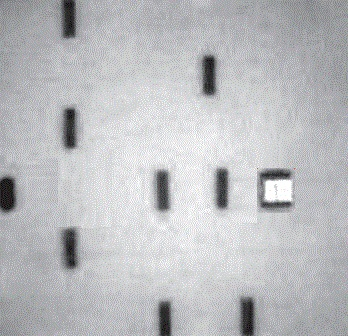
#> input picture reconhecimento_robo/imagem.jpg, 348 x 336 px
$ jupyter execute codigo.ipynb
#> lines starting #> are read from the running program, lines starting #| are printed output that depends on the picture
[cell 1]
import cv2

[cell 2]
import numpy as np

[cell 3]
from matplotlib import pyplot as plt

[cell 4]
img = cv2.imread('.//imagem.jpg')
#> img is the input picture: shape (336, 348, 3); mean B, G, R 191.8, 188.9, 187.9

[cell 5]
plt.imshow(img)

[cell 6]
(T,bin) = cv2.threshold(img, 100, 255, cv2.THRESH_BINARY)
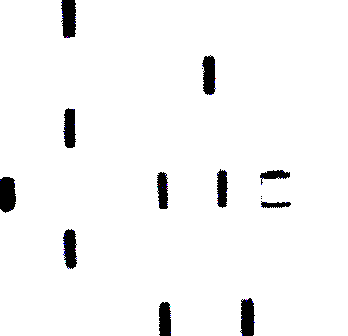
#> bin: shape (336, 348, 3); mean B, G, R 246.2, 246, 246
plt.imshow(bin)

[cell 7]
kernel = np.ones((5,5),np.uint8)
img_erosion = cv2.erode(bin, kernel, iterations=1)
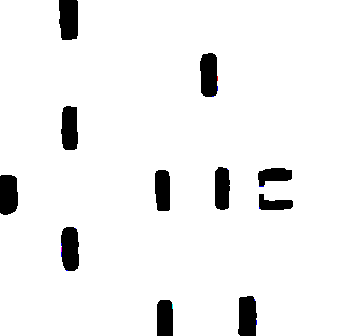
#> img_erosion: shape (336, 348, 3); mean B, G, R 240.7, 240.7, 240.7
plt.imshow(img_erosion)
